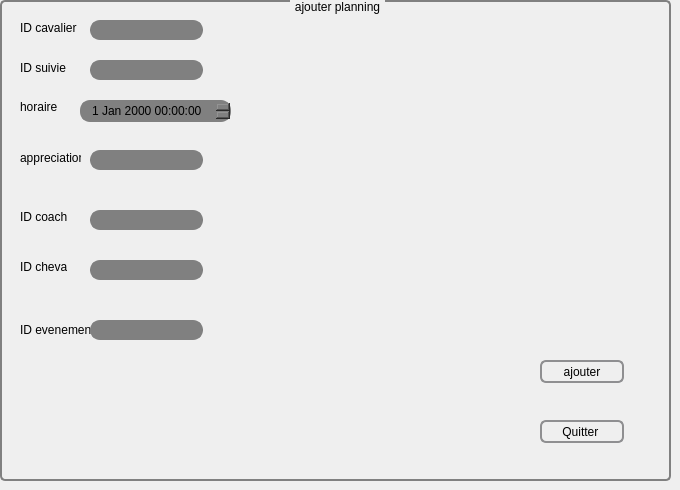
        <widget class="QWidget" name="tab_7">
         <attribute name="title">
          <string>ajout planning</string>
         </attribute>
         <widget class="QLabel" name="label_22">
          <property name="geometry">
           <rect>
            <x>20</x>
            <y>60</y>
            <width>51</width>
            <height>16</height>
           </rect>
          </property>
          <property name="styleSheet">
           <string notr="true">font: 25 8pt &quot;Footlight MT Light&quot;;</string>
          </property>
          <property name="text">
           <string>ID suivie </string>
          </property>
         </widget>
         <widget class="QLabel" name="horaire">
          <property name="geometry">
           <rect>
            <x>20</x>
            <y>100</y>
            <width>47</width>
            <height>14</height>
           </rect>
          </property>
          <property name="styleSheet">
           <string notr="true">font: 25 8pt &quot;Footlight MT Light&quot;;</string>
          </property>
          <property name="text">
           <string>horaire</string>
          </property>
         </widget>
         <widget class="QLabel" name="label_24">
          <property name="geometry">
           <rect>
            <x>20</x>
            <y>150</y>
            <width>61</width>
            <height>16</height>
           </rect>
          </property>
          <property name="styleSheet">
           <string notr="true">font: 25 8pt &quot;Footlight MT Light&quot;;</string>
          </property>
          <property name="text">
           <string>appreciation </string>
          </property>
         </widget>
         <widget class="QLabel" name="label_25">
          <property name="geometry">
           <rect>
            <x>20</x>
            <y>210</y>
            <width>47</width>
            <height>14</height>
           </rect>
          </property>
          <property name="styleSheet">
           <string notr="true">font: 25 8pt &quot;Footlight MT Light&quot;;</string>
          </property>
          <property name="text">
           <string>ID coach</string>
          </property>
         </widget>
         <widget class="QLabel" name="label_26">
          <property name="geometry">
           <rect>
            <x>20</x>
            <y>260</y>
            <width>47</width>
            <height>14</height>
           </rect>
          </property>
          <property name="styleSheet">
           <string notr="true">font: 25 8pt &quot;Footlight MT Light&quot;;</string>
          </property>
          <property name="text">
           <string>ID cheval</string>
          </property>
         </widget>
         <widget class="QLabel" name="label_27">
          <property name="geometry">
           <rect>
            <x>20</x>
            <y>320</y>
            <width>71</width>
            <height>20</height>
           </rect>
          </property>
          <property name="styleSheet">
           <string notr="true">font: 25 8pt &quot;Footlight MT Light&quot;;</string>
          </property>
          <property name="text">
           <string>ID evenement </string>
          </property>
         </widget>
         <widget class="QLineEdit" name="id_planning">
          <property name="geometry">
           <rect>
            <x>90</x>
            <y>60</y>
            <width>113</width>
            <height>20</height>
           </rect>
          </property>
          <property name="styleSheet">
           <string notr="true">QLineEdit {
    border: 2px solid gray;
    border-radius: 10px;
    padding: 0 8px;
    background: grey;
    selection-background-color: darkgray;
}
</string>
          </property>
         </widget>
         <widget class="QLineEdit" name="appreciation">
          <property name="geometry">
           <rect>
            <x>90</x>
            <y>150</y>
            <width>113</width>
            <height>20</height>
           </rect>
          </property>
          <property name="styleSheet">
           <string notr="true">QLineEdit {
    border: 2px solid gray;
    border-radius: 10px;
    padding: 0 8px;
    background: grey;
    selection-background-color: darkgray;
}
</string>
          </property>
         </widget>
         <widget class="QLineEdit" name="id_coach">
          <property name="geometry">
           <rect>
            <x>90</x>
            <y>210</y>
            <width>113</width>
            <height>20</height>
           </rect>
          </property>
          <property name="styleSheet">
           <string notr="true">QLineEdit {
    border: 2px solid gray;
    border-radius: 10px;
    padding: 0 8px;
    background: grey;
    selection-background-color: darkgray;
}

</string>
          </property>
         </widget>
         <widget class="QLineEdit" name="id_cheval">
          <property name="geometry">
           <rect>
            <x>90</x>
            <y>260</y>
            <width>113</width>
            <height>20</height>
           </rect>
          </property>
          <property name="styleSheet">
           <string notr="true">QLineEdit {
    border: 2px solid gray;
    border-radius: 10px;
    padding: 0 8px;
    background: grey;
    selection-background-color: darkgray;
}
</string>
          </property>
         </widget>
         <widget class="QLineEdit" name="id_evenement">
          <property name="geometry">
           <rect>
            <x>90</x>
            <y>320</y>
            <width>113</width>
            <height>20</height>
           </rect>
          </property>
          <property name="styleSheet">
           <string notr="true">QLineEdit {
    border: 2px solid gray;
    border-radius: 10px;
    padding: 0 8px;
    background: grey;
    selection-background-color: darkgray;
}
</string>
          </property>
         </widget>
         <widget class="QLineEdit" name="id_cavalier">
          <property name="geometry">
           <rect>
            <x>90</x>
            <y>20</y>
            <width>113</width>
            <height>20</height>
           </rect>
          </property>
          <property name="styleSheet">
           <string notr="true">QLineEdit {
    border: 2px solid gray;
    border-radius: 10px;
    padding: 0 8px;
    background: grey;
    selection-background-color: darkgray;
}
</string>
          </property>
         </widget>
         <widget class="QLabel" name="label_28">
          <property name="geometry">
           <rect>
            <x>20</x>
            <y>20</y>
            <width>61</width>
            <height>16</height>
           </rect>
          </property>
          <property name="styleSheet">
           <string notr="true">font: 25 8pt &quot;Footlight MT Light&quot;;</string>
          </property>
          <property name="text">
           <string>ID cavalier </string>
          </property>
         </widget>
         <widget class="QDateTimeEdit" name="horaire_2">
          <property name="geometry">
           <rect>
            <x>80</x>
            <y>100</y>
            <width>151</width>
            <height>22</height>
           </rect>
          </property>
          <property name="styleSheet">
           <string notr="true">QDateTimeEdit {
    border: 2px solid gray;
    border-radius: 10px;
    padding: 0 8px;
    background: grey;
    selection-background-color: darkgray;
}
</string>
          </property>
         </widget>
         <widget class="QGroupBox" name="groupBox_5">
          <property name="geometry">
           <rect>
            <x>0</x>
            <y>0</y>
            <width>671</width>
            <height>481</height>
           </rect>
          </property>
          <property name="styleSheet">
           <string notr="true">QGroupBox {
    background-color: qlineargradient(x1: 0, y1: 0, x2: 0, y2: 1,
                                      stop: 0 #E0E0E0, stop: 1 #FFFFFF);
    border: 2px solid gray;
    border-radius: 5px;
    margin-top: 1ex; /* leave space at the top for the title */
}

QGroupBox::title {
    subcontrol-origin: margin;
    subcontrol-position: top center; /* position at the top center */
    padding: 0 3px;
    background-color: qlineargradient(x1: 0, y1: 0, x2: 0, y2: 1,
                                      stop: 0 #FF0ECE, stop: 1 #FFFFFF);
}</string>
          </property>
          <property name="title">
           <string>ajouter planning</string>
          </property>
          <widget class="QPushButton" name="ajouter_planning">
           <property name="geometry">
            <rect>
             <x>540</x>
             <y>360</y>
             <width>84</width>
             <height>23</height>
            </rect>
           </property>
           <property name="styleSheet">
            <string notr="true">QPushButton {
    border: 2px solid #8f8f91;
    border-radius: 6px;
    background-color: qlineargradient(x1: 0, y1: 0, x2: 0, y2: 1,
                                      stop: 0 #f6f7fa, stop: 1 #dadbde);
    min-width: 80px;
}

QPushButton:pressed {
    background-color: qlineargradient(x1: 0, y1: 0, x2: 0, y2: 1,
                                      stop: 0 #dadbde, stop: 1 #f6f7fa);
}

QPushButton:flat {
    border: none; /* no border for a flat push button */
}

QPushButton:default {
    border-color: navy; /* make the default button prominent */
}</string>
           </property>
           <property name="text">
            <string>ajouter</string>
           </property>
           <property name="icon">
            <iconset resource="images.qrc">
             <normaloff>:/Downloads/verifier.png</normaloff>:/Downloads/verifier.png</iconset>
           </property>
          </widget>
          <widget class="QLabel" name="label_42">
           <property name="geometry">
            <rect>
             <x>290</x>
             <y>120</y>
             <width>241</width>
             <height>201</height>
            </rect>
           </property>
           <property name="styleSheet">
            <string notr="true">image: url(:/Downloads/planning.png);</string>
           </property>
           <property name="text">
            <string/>
           </property>
          </widget>
          <widget class="QPushButton" name="pushButton_6">
           <property name="geometry">
            <rect>
             <x>540</x>
             <y>420</y>
             <width>84</width>
             <height>23</height>
            </rect>
           </property>
           <property name="styleSheet">
            <string notr="true">QPushButton {
    border: 2px solid #8f8f91;
    border-radius: 6px;
    background-color: qlineargradient(x1: 0, y1: 0, x2: 0, y2: 1,
                                      stop: 0 #f6f7fa, stop: 1 #dadbde);
    min-width: 80px;
}

QPushButton:pressed {
    background-color: qlineargradient(x1: 0, y1: 0, x2: 0, y2: 1,
                                      stop: 0 #dadbde, stop: 1 #f6f7fa);
}

QPushButton:flat {
    border: none; /* no border for a flat push button */
}

QPushButton:default {
    border-color: navy; /* make the default button prominent */
}</string>
           </property>
           <property name="text">
            <string>Quitter </string>
           </property>
           <property name="icon">
            <iconset resource="images.qrc">
             <normaloff>:/Downloads/quitter.png</normaloff>:/Downloads/quitter.png</iconset>
           </property>
          </widget>
          <widget class="QLabel" name="label_44">
           <property name="geometry">
            <rect>
             <x>570</x>
             <y>20</y>
             <width>71</width>
             <height>81</height>
            </rect>
           </property>
           <property name="styleSheet">
            <string notr="true">image: url(:/pics/Watercolour unicorn head wall sticker, unicorn wall decal, rainbow room decor, unicorn room decor.jpeg);</string>
           </property>
           <property name="text">
            <string/>
           </property>
          </widget>
         </widget>
         <zorder>groupBox_5</zorder>
         <zorder>label_22</zorder>
         <zorder>horaire</zorder>
         <zorder>label_24</zorder>
         <zorder>label_25</zorder>
         <zorder>label_26</zorder>
         <zorder>label_27</zorder>
         <zorder>id_planning</zorder>
         <zorder>appreciation</zorder>
         <zorder>id_coach</zorder>
         <zorder>id_cheval</zorder>
         <zorder>id_evenement</zorder>
         <zorder>id_cavalier</zorder>
         <zorder>label_28</zorder>
         <zorder>horaire_2</zorder>
        </widget>
